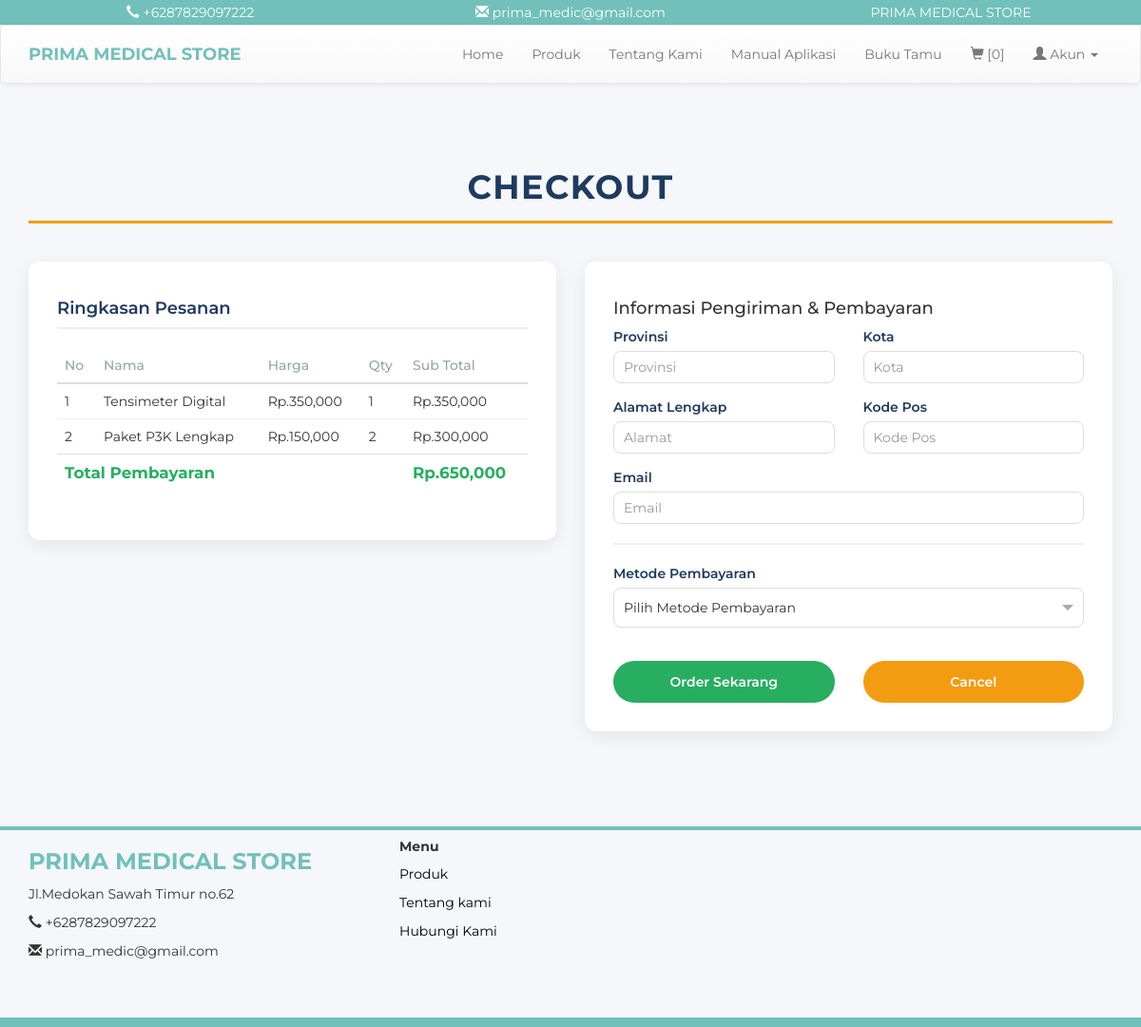
The page /checkout.php?kode_cs=C0003 on the database its author committed.
### tables this page shows
CREATE TABLE `cart` (
  `id_cart` int(11) NOT NULL AUTO_INCREMENT,
  `kode_customer` varchar(100) NOT NULL,
  `kode_produk` varchar(100) NOT NULL,
  `nama_produk` varchar(100) NOT NULL,
  `qty` int(11) NOT NULL,
  `harga` int(11) NOT NULL,
  PRIMARY KEY (`id_cart`)
);

### checkout.php (the view, shortened to what this page needs)
<?php
include 'header.php';
if (isset($_GET['kode_cs'])) {
    $kd = mysqli_real_escape_string($conn, $_GET['kode_cs']);
} else {
    echo "<script>alert('Kode pelanggan tidak ditemukan. Silakan login kembali.'); window.location.href='keranjang.php';</script>";
    exit();
}
?>
<!DOCTYPE html>
<html lang="id">
<head>
    <link rel="stylesheet" href="https://cdnjs.cloudflare.com/ajax/libs/font-awesome/6.4.0/css/all.min.css" xintegrity="sha512-iecdLpQ3d/QzT7cT7r9T9yFwW5bNq9QpT8Lp+V5o3t4C6Gf7A7S8L8G7e3QzP6D5C..." />
</head>
<body>
<div class="container main-container">
    <h2 class="section-title text-center">Checkout</h2>
    <div class="row">
        <div class="col-md-6">
            <div class="summary-card">
                <h4>Ringkasan Pesanan</h4>
                <table class="table">
                    <thead>
                        <tr>
                            <th>No</th>
                            <th>Nama</th>
                            <th>Harga</th>
                            <th>Qty</th>
                            <th>Sub Total</th>
                        </tr>
                    </thead>
                    <tbody>
                        <?php
                        $result = mysqli_query($conn, "SELECT * FROM cart WHERE kode_customer = '$kd'");
                        $no = 1;
                        $hasil = 0;
                        while($row = mysqli_fetch_assoc($result)){
                            $subtotal = $row['harga'] * $row['qty'];
                            $hasil += $subtotal;
                        ?>
                            <tr>
                                <td><?= $no; ?></td>
                                <td><?= $row['nama_produk']; ?></td>
                                <td>Rp.<?= number_format($row['harga']); ?></td>
                                <td><?= $row['qty']; ?></td>
                                <td>Rp.<?= number_format($subtotal); ?></td>
                            </tr>
                        <?php
                            $no++;
                        }
                        ?>
                    </tbody>
                    <tfoot>
                        <tr class="grand-total-row">
                            <td colspan="4">Total Pembayaran</td>
                            <td>Rp.<?= number_format($hasil); ?></td>
                        </tr>
                    </tfoot>
                </table>
            </div>
        </div>
        <div class="col-md-6">
            <div class="checkout-form-container">
                <h4>Informasi Pengiriman & Pembayaran</h4>
                <form action="proses/order.php" method="POST">
                    <div class="row">
                        <div class="col-md-6 form-group">
                            <label for="provinsi">Provinsi</label>
                            <input type="text" class="form-control" id="provinsi" placeholder="Provinsi" name="prov" required>
                        </div>
                        <div class="col-md-6 form-group">
                            <label for="kota">Kota</label>
                            <input type="text" class="form-control" id="kota" placeholder="Kota" name="kota" required>
                        </div>
                    </div>
                    <div class="row">
                        <div class="col-md-6 form-group">
                            <label for="alamat">Alamat Lengkap</label>
                            <input type="text" class="form-control" id="alamat" placeholder="Alamat" name="almt" required>
                        </div>
                        <div class="col-md-6 form-group">
                            <label for="kode_pos">Kode Pos</label>
                            <input type="text" class="form-control" id="kode_pos" placeholder="Kode Pos" name="kopos" required>
                        </div>
                    </div>
                    <div class="form-group">
                        <label for="email">Email</label>
                        <input type="email" class="form-control" id="email" placeholder="Email" name="email" required>
                    </div>
                    <div class="payment-details-container">
                        <div class="form-group">
                            <label for="payment_method">Metode Pembayaran</label>
                            <div class="custom-select-container">
                                <div class="custom-select-display" id="payment-select-display">
                                    <span id="selected-option-text">Pilih Metode Pembayaran</span>
                                    <div class="arrow"></div>
                                </div>
                            </div>
                        </div>
                    </div>
                    <div class="row">
                        <div class="col-xs-6">
                            <button type="submit" class="btn btn-submit btn-block">Order Sekarang</button>
                        </div>
                        <div class="col-xs-6">
                            <a href="keranjang.php" class="btn btn-cancel btn-block">Cancel</a>
                        </div>
                    </div>
                </form>
            </div>
        </div>
    </div>
</div>
<?php
include 'footer.php';
?>

### css/style.css (style rules this page uses)
body { margin:0; padding: 0; }

### checkout.php (style rules this page uses)
:root { --primary-color: #1e3a5f; --secondary-color: #27ae60; --accent-color: #f39c12; --light-bg: #f5f7fa; --text-dark: #333; --text-light: #fefefe; --shadow-light: rgba(0, 0, 0, 0.08); }
body { font-family: 'Montserrat', sans-serif; color: var(--text-dark); background-color: var(--light-bg); }
.main-container { padding-top: 50px; padding-bottom: 100px; }
.section-title { font-size: 2.5em; font-weight: 700; color: var(--primary-color); border-bottom: 3px solid var(--accent-color); padding-bottom: 15px; margin-bottom: 40px; text-transform: uppercase; letter-spacing: 1.5px; }
.summary-card { background-color: #fff; padding: 30px; border-radius: 12px; box-shadow: 0 5px 20px var(--shadow-light); margin-bottom: 30px; }
.summary-card h4 { color: var(--primary-color); font-weight: 600; margin-bottom: 20px; border-bottom: 2px solid #eee; padding-bottom: 10px; }
.summary-card table { width: 100%; border-collapse: collapse; }
.summary-card th, .summary-card td { padding: 12px 0; border-bottom: 1px solid #eee; text-align: left; }
.summary-card th { color: #95a5a6; font-weight: 500; }
.summary-card tr:last-child td { border-bottom: none; }
.grand-total-row td { font-weight: 700; font-size: 1.2em; color: var(--secondary-color); }
.checkout-form-container { background-color: #fff; padding: 30px; border-radius: 12px; box-shadow: 0 5px 20px var(--shadow-light); }
.form-group label { font-weight: 600; color: var(--primary-color); }
.form-control { border-radius: 8px; border: 1px solid #ddd; padding: 10px; box-shadow: none; transition: border-color 0.3s; }
.custom-select-container { position: relative; }
.custom-select-display { background-color: #fff; border: 1px solid #ddd; border-radius: 8px; padding: 10px; display: flex; justify-content: space-between; align-items: center; cursor: pointer; transition: border-color 0.3s; }
.custom-select-display .arrow { border-left: 6px solid transparent; border-right: 6px solid transparent; border-top: 6px solid #aaa; }
.payment-details-container { border-top: 2px solid #f0f0f0; padding-top: 20px; margin-top: 20px; }
.btn-submit { background-color: var(--secondary-color); color: var(--text-light); border: none; padding: 12px 30px; border-radius: 50px; font-weight: 600; margin-top: 20px; transition: background-color 0.3s; }
.btn-cancel { background-color: var(--accent-color); color: var(--text-light); border: none; padding: 12px 30px; border-radius: 50px; font-weight: 600; margin-top: 20px; transition: background-color 0.3s; }

### rows shown on the page
cart: nama_produk "Tensimeter Digital", harga "350,000", qty "1", subtotal "350,000"
cart: nama_produk "Paket P3K Lengkap", harga "150,000", qty "2", subtotal "300,000"

### other values the page prints
$hasil "650,000"
